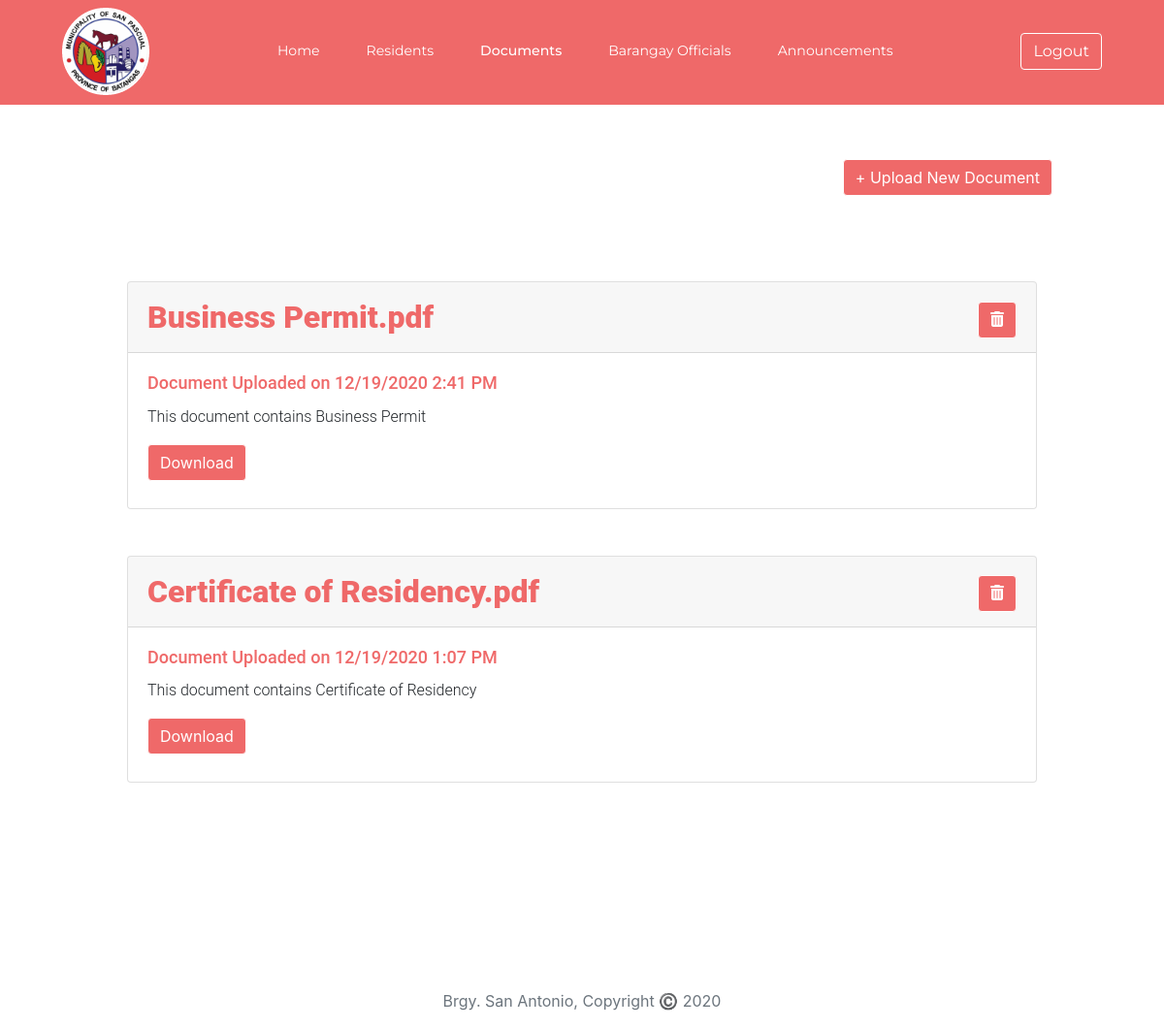
The app's page /admin_Documents.php (signed in) with its own data.
### tables this page shows
CREATE TABLE `documents` (
  `id` int(50) NOT NULL,
  `name` varchar(255) NOT NULL,
  `description` text NOT NULL,
  `upload_date_time` varchar(50) NOT NULL,
  `directory` varchar(150) NOT NULL
);

### functions.php (called while the page is built, shortened)
<?php
    class User
    {
        private $conn;
        public function __construct()
        {
            $database = new Database();
            $db = $database->dbConnection();
            $this->conn = $db;
        }
        public function runQuery($sql)
        {
            $stmt = $this->conn->prepare($sql);
            return $stmt;
        }
    }
?>

### admin_Documents.php (the view, shortened to what this page needs)
<?php
require_once ('functions.php');
$userObj = new User();
?>
<!DOCTYPE html>
<html>
<head>
    <link rel="stylesheet" href="stylesheets/admin_Documents.css">
    <link rel="stylesheet" href="css/bootstrap-datetimepicker.min.css">
    <link rel="stylesheet" href="https://stackpath.bootstrapcdn.com/bootstrap/4.3.1/css/bootstrap.min.css">
 </head>
<body>
    <div>
        <nav class="navbar navbar-expand-lg mb-5">
            <img src="img/Logo.png" alt="logo" id="nav-img" class="ml-md-5">
            <div class="navbar-collapse collapse  justify-content-center" id="navbar1">
            <ul class="navbar-nav">
                <li class="nav-item pl-3 pr-3 ">
                    <a class="nav-item nav-link" href="admin_Home.php">Home</a>
                </li>
                <li class="nav-item pl-3 pr-3 ">
                    <a class="nav-link" href="admin_Residents.php">Residents</a>
                </li>
                <li class="nav-item pl-3 pr-3 active">
                    <a class="nav-link" href="admin_Documents.php">Documents</a>
                </li>
                <li class="nav-item pl-3 pr-3">
                    <a class="nav-link" href="admin_BarangayOfficials.php">Barangay Officials</a>
                </li>
                <li class="nav-item pl-3 pr-3">
                    <a class="nav-link" href="admin_Announcements.php">Announcements</a>
                </li>
            </ul>
        </div>
            <a href="admin_Documents.php?logout=true">
                <button style="font-family: 'Montserrat', sans-serif !important;" class="btn btn-outline-danger logout-btn  mr-md-5" type="button"  id="logout-btn">Logout</button>
            </a>
        </nav>
    </div>
    <div class="container-fluid">
        <div class="page-container">
            <div class="row pb-4 mb-2 add-container">
                <div class="col-md-4 offset-md-7 text-right mt-2 mb-2">
                    <button class="btn btn-danger upload-btn" type="button" data-toggle="modal" data-target="#upload-modal" id="upload-btn" name="upload-btn">
                        + Upload New Document
                    </button>
                </div>
            </div>
            <div class="document-container">
                <div class="row justify-content-center">
                    <div class="col-md-10">
                        <div class="posts-container" id="card_container">
                            <?php
                                $qry = "SELECT * FROM documents ORDER BY id DESC";
                                    $stmt = $userObj->runQuery($qry);
                                    $stmt->execute();
                                    if($stmt->rowCount()>0)
                                        {
                                            while($rowUser = $stmt->fetch(PDO::FETCH_ASSOC)){
                            ?>
                            <div class="card pb-2  mt-5 ml-3 mr-3 post-card" >
                                <div class="card-header post-header">
                                    <div class="row">
                                        <div class="col text-left">
                                            <?php print($rowUser['name']) ?>
                                        </div>
                                        <div class="col text-right">
                                            <a class="post-btn-anchor" href="#delete-document-modal" data-toggle="modal" data-id="<?php print($rowUser['id']) ?>" >
                                                <button type="button" class="btn btn-danger post-card-btn" >
                                                    <span> <i class="fas fa-trash-alt"></i></span>
                                                </button>
                                            </a>
                                        </div>
                                    </div>
                                </div>
                                <div class="card-body">
                                    <h6 class="card-title post-title">Document Uploaded on <?php print($rowUser['upload_date_time']) ?></h5>
                                    <p class="card-text post-body"><?php print($rowUser['description']) ?></p>
                                    <a href='documents/<?php print($rowUser['name']) ?>' class="btn btn-primary download-btn">Download</a>
                                </div>
                            </div>
                            <?php
                                }; };
                            ?>
                        </div>
                    </div>
                </div>
            </div>
        </div>
    </div>
    <div class="row m-0">
        <div class="col-12 text-center text-muted">
            <p class="m-0 pb-3 mt-md-2 mt-sm-2">Brgy. San Antonio, Copyright ©️ 2020 </p>
        </div>
    </div>
</body>
</html>

### stylesheets/admin_Documents.css (style rules this page uses)
.navbar { background-color: #ef6969; color: #ef6969; clear: both; border-bottom: 2px solid #EF6969; }
.navbar ul li a { color: white; }
.navbar-nav .active a { color: white; font-weight: 500; }
.nav-link { font-family: 'Montserrat'; font-weight: 400; font-size: 0.88rem; padding:1rem; text-decoration: none; }
.logout-btn { color: white !important; border-color:white!important; }
.page-container { padding-bottom: 50px; }
.posts-container { height: 720px; overflow-y: auto; overflow-x: hidden; }
.upload-btn, .post-card-btn, .download-btn { background-color: #ef6969 !important; color: white !important; border-color: white !important; }
.post-header { color: #ef6969; background-color: white; font-family: 'Roboto Black'; font-size: 32px; vertical-align: middle; }
.post-title { color: #ef6969; font-family: 'Roboto Medium'; font-size: 18px; }
.post-body { font-family: 'Roboto Light'; font-size: 16px; white-space: pre-wrap; }
.create-btn, .search-btn, .post-card-btn, .delete-post-btn { background-color: #ef6969 !important; color: white !important; border-color: white !important; }

### records on screen
documents: name "Business Permit.pdf", upload_date_time "12/19/2020 2:41 PM", description "This document contains Business Permit"
documents: name "Certificate of Residency.pdf", upload_date_time "12/19/2020 1:07 PM", description "This document contains Certificate of Residency"
